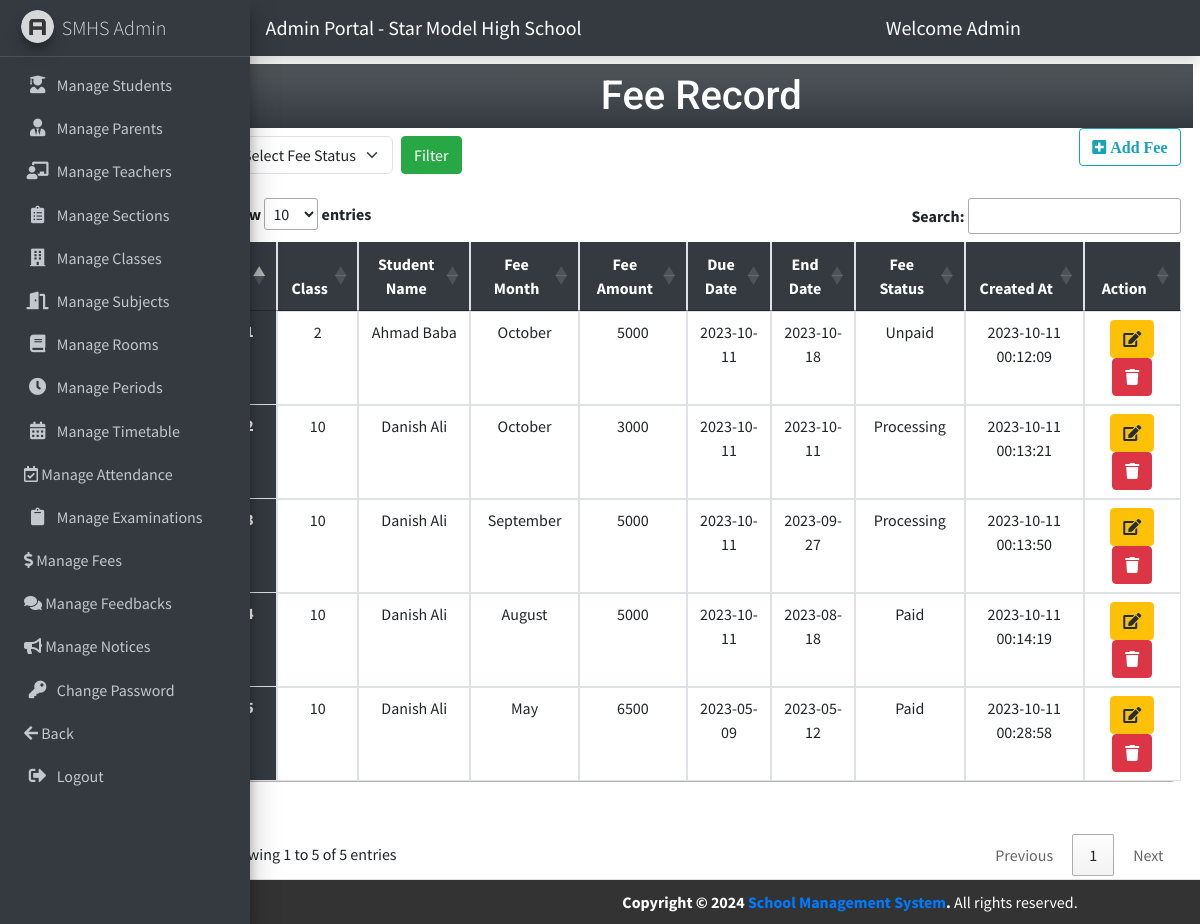
Screenshot of /admin/index.php?fee (signed in) with the database file from the repository.
### tables this page shows
CREATE TABLE `fee` (
  `tution_fee` int(11) NOT NULL,
  `library_fee` int(11) NOT NULL,
  `sports_fee` int(11) NOT NULL,
  `fee_id` int(11) NOT NULL,
  `fee_amount` int(12) NOT NULL,
  `fee_month` int(2) NOT NULL,
  `fee_due_date` date NOT NULL,
  `fee_end_date` date NOT NULL,
  `f_student_id` int(11) NOT NULL,
  `f_class_id` int(11) NOT NULL,
  `transaction_id` varchar(50) NOT NULL,
  `payment_method` varchar(50) NOT NULL DEFAULT '0',
  `fee_submit_date` datetime NOT NULL DEFAULT current_timestamp(),
  `fee_status` enum('Paid','Unpaid','Processing') NOT NULL DEFAULT 'Unpaid',
  `created_at` datetime NOT NULL DEFAULT current_timestamp()
);

CREATE TABLE `class` (
  `class_id` int(11) NOT NULL,
  `class_name` varchar(50) NOT NULL,
  `subject_name` varchar(300) NOT NULL,
  `section_name` varchar(50) NOT NULL,
  `c_teacher_id` int(11) NOT NULL,
  `created_at` datetime NOT NULL DEFAULT current_timestamp()
);

CREATE TABLE `students` (
  `student_id` int(11) NOT NULL,
  `student_rollno` varchar(20) NOT NULL,
  `student_name` varchar(100) NOT NULL,
  `student_email` varchar(30) NOT NULL,
  `student_password` varchar(200) NOT NULL,
  `student_class` int(11) NOT NULL,
  `student_section` int(11) NOT NULL,
  `student_dob` date NOT NULL,
  `student_pic` varchar(300) NOT NULL,
  `student_phone` varchar(30) NOT NULL,
  `student_address` varchar(200) NOT NULL,
  `student_age` int(2) NOT NULL,
  `student_gender` enum('Male','Female') NOT NULL,
  `student_verify` enum('Active','Disable') NOT NULL DEFAULT 'Active',
  `student_admission_date` datetime NOT NULL DEFAULT current_timestamp(),
  `father_cnic` varchar(20) NOT NULL
);

### admin/fee.php (the view, shortened to what this page needs)
<div class="row col-md-12 mx-auto my-5">
    <h1 class="text-center fs-1 mt-3 bg-dark bg-gradient p-2 my-heading">Fee Record</h1>
    <div class="mb-3">
        <a href="index.php?add_fee" class="btn btn-outline-info mb-3 float-end"> <i class="fas fa-plus-square"> Add Fee</i></a>
        <nav class="navbar">
            <form method="post" class="d-flex">
                <select class="form-select" name="feeStatusFilter" id="feeStatusFilter">
                    <option selected disabled>Select Fee Status</option>
                </select>
                <button class="btn btn-success mx-2" name="fee_filer" type="submit">Filter</button>
            </form>
        </nav>
    </div>
    <table class="table mb-5 text-center my-table" id="my-dataTable">
        <thead class="table-info">
            <tr>
                <th scope="col">Sr</th>
                <th scope="col">Class</th>
                <th scope="col">Student Name</th>
                <th scope="col">Fee Month</th>
                <th scope="col">Fee Amount</th>
                <th scope="col">Due Date</th>
                <th scope="col">End Date</th>
                <th scope="col">Fee Status</th>
                <th scope="col">Created At</th>
                <th scope="col">Action</th>
            </tr>
        </thead>
        <tbody>
            <?php
            if (isset($_POST['fee_filer'])) {
                $fee_filer = $_POST['feeStatusFilter'];
                if($fee_filer === "All"){
                    $fee_sql = "SELECT * FROM `fee`";
                } else {
                    $fee_sql = "SELECT * FROM `fee` WHERE fee_status = '$fee_filer'";
                }
            } else{
                $fee_sql = "SELECT * FROM `fee`";
            }
                $fee_result = $conn->query($fee_sql);
                $sno = 1;
                while ($fee_row = $fee_result->fetch_assoc()) {
            ?>
                    <tr>
                        <th scope="row"><?= $sno++ ?></th>
                        <td>
                            <?php
                            $fee_class_id = $fee_row['f_class_id'];
                            $fetch_class_sql = "SELECT class_name FROM class WHERE class_id = '$fee_class_id' ";
                            $class_result = $conn->query($fetch_class_sql);
                            $fetch_class_row = $class_result->fetch_assoc();
                            echo $fetch_class_row['class_name'];
                            ?>
                        </td>
                        <td>
                            <?php
                            $fee_student_id = $fee_row['f_student_id'];
                            $fetch_student_sql = "SELECT student_name FROM students WHERE student_id = '$fee_student_id' ";
                            $student_result = $conn->query($fetch_student_sql);
                            $fetch_student_row = $student_result->fetch_assoc();
                            echo $fetch_student_row['student_name'];
                            ?>
                        </td>
                        <td>
                            <?php
                            $fee_month = $fee_row['fee_month'];
                            $months = ["", "January", "February", "March", "April", "May", "June", "July", "August", "September", "October", "November", "December"];
                            if ($fee_month >= 1 && $fee_month <= 12) {
                                echo $months[$fee_month];
                            } else {
                                echo "Invalid month";
                            }
                            ?>
                        </td>
                        <td> <?= $fee_row['fee_amount'] ?> </td>
                        <td> <?= $fee_row['fee_due_date'] ?> </td>
                        <td> <?= $fee_row['fee_end_date'] ?> </td>
                        <td> <?= $fee_row['fee_status'] ?> </td>
                        <td> <?= $fee_row['created_at'] ?> </td>
                        <td>
                            <a class="btn btn-warning mx-1" href="index.php?edit_fee_id=<?= $fee_row['fee_id'] ?>"><i class="fa fa-edit"></i></a>
                            <a class="btn btn-danger mx-1" href="index.php?delete_fee_id=<?= $fee_row['fee_id'] ?>"><i class="fa fa-trash"></i></a>
                        </td>
                    </tr>
            <?php  } ?>
        </tbody>
    </table>
</div>

### admin/partials/admin_head.php (style rules this page uses)
body { overflow-x: hidden; }
.my-heading { font-family: 'Baloo Paaji 2', cursive; font-family: 'Mulish', sans-serif; font-family: 'Roboto', sans-serif; text-align: center; font-size: 2rem; color: #fff; padding: 20px 0; margin: 0; transition: transform 0.3s ease-in-out; }
.my-table { border-collapse: collapse; border-radius: 10px; width: 100%; }
.my-table th, .my-table td { padding: 10px; text-align: center; border: 1px solid #dee2e6; }
.my-table th { background-color: #343a40; color: white; font-weight: bold; }
.my-table tbody tr:nth-child(odd) { background-color: #f2f2f2; }
.my-table th { border-top: none; }
.my-table tbody tr td { transition: box-shadow 0.3s ease; }

### rows the page displays
fee: f_class.class_name "2", students.student_name "Ahmad Baba", fee_month "October", fee_amount "5000", fee_due_date "2023-10-11", fee_end_date "2023-10-18", fee_status "Unpaid", created_at "2023-10-11 00:12:09"
fee: f_class.class_name "10", students.student_name "Danish Ali", fee_month "October", fee_amount "3000", fee_due_date "2023-10-11", fee_end_date "2023-10-11", fee_status "Processing", created_at "2023-10-11 00:13:21"
fee: f_class.class_name "10", students.student_name "Danish Ali", fee_month "September", fee_amount "5000", fee_due_date "2023-10-11", fee_end_date "2023-09-27", fee_status "Processing", created_at "2023-10-11 00:13:50"
fee: f_class.class_name "10", students.student_name "Danish Ali", fee_month "August", fee_amount "5000", fee_due_date "2023-10-11", fee_end_date "2023-08-18", fee_status "Paid", created_at "2023-10-11 00:14:19"
fee: f_class.class_name "10", students.student_name "Danish Ali", fee_month "May", fee_amount "6500", fee_due_date "2023-05-09", fee_end_date "2023-05-12", fee_status "Paid", created_at "2023-10-11 00:28:58"

### other values shown
$admin_name "Admin"
